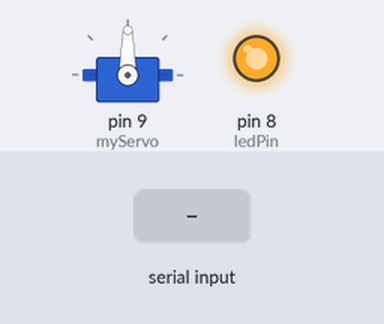
The sketch below on a simulated Arduino Uno, built with avr-gcc and run on an emulated ATmega328P. On the bench: servo, output pins drawn as LEDs (lit = HIGH). The test bench sets the inputs (shaded band).

Above: at 1.2 s.
1.3 s: "o" received over Serial
At 2.5 s:
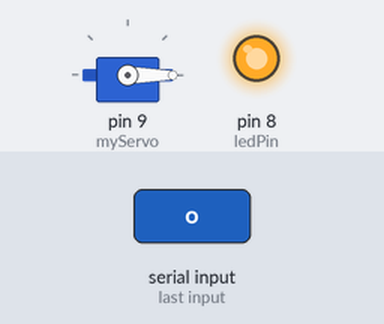
2.8 s: "b" received over Serial
At 3.7 s:
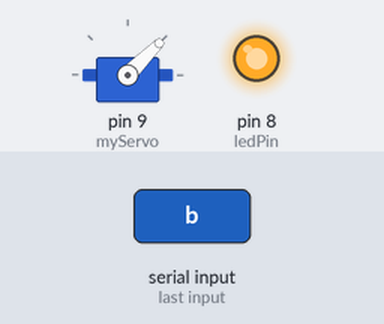
4.3 s: "c" received over Serial
At 4.9 s:
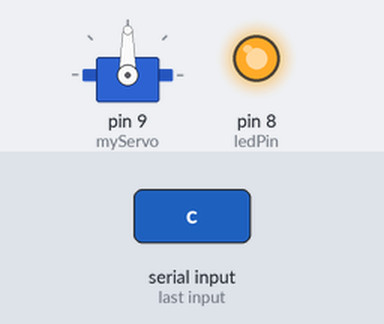
Timing chart, 0 to 7.3 s (numbered marks = the images above; inputs shaded):
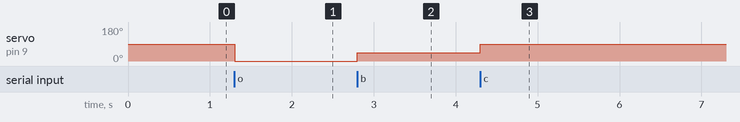

The sketch:

sound_servo_contro_arduino_code.ino.ino
```cpp
#include <Servo.h>

Servo myServo;
const int ledPin = 8;

void setup() {
  Serial.begin(9600);
  myServo.attach(9);            // Servo on pin 9
  pinMode(ledPin, OUTPUT);
  digitalWrite(ledPin, HIGH);   // LED always ON for background noise
}

void loop() {
  if (Serial.available()) {
    char command = Serial.read();

    if (command == 'o') {
      // "Open" sound → move servo to 0°
      myServo.write(0);
    } else if (command == 'c') {
      // "Close" sound → move servo to 90°
      myServo.write(90);
    } else if (command == 'b') {
      // "Background noise" → no servo action (LED already ON)
      // Optional: return to neutral
      myServo.write(45); // or leave unchanged
    }
  }
}
```

Measured:
- after the input at 1.3 s, servo on pin 9 (myServo): 90° → 0° at once
- after the input at 2.8 s, servo on pin 9 (myServo): 0° → 45° at once
- after the input at 4.3 s, servo on pin 9 (myServo): 45° → 90° at once
